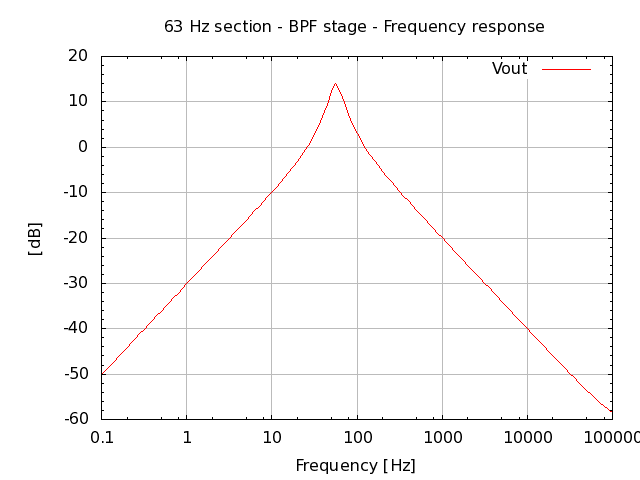

Write the gnuplot code that produced this figure.
# setup terminal
set term png

# setup graph
set output "26.000.00.02.16.png"
set title "63 Hz section - BPF stage - Frequency response"

# setup Y-axis
set grid ytics lt 1 lw 1 lc rgb "#bbbbbb"
set mytics
set ylabel "[dB]"

#setup X-axis
set logscale x 10
set grid xtics lt 1 lw 1 lc rgb "#bbbbbb"
set xlabel "Frequency [Hz]"

# setup plot style
set style data lines
plot '26.000.00.02.16.dat' using 1:2 title "Vout"

# set output back to default
set output

# reset terminal type
set terminal pop
